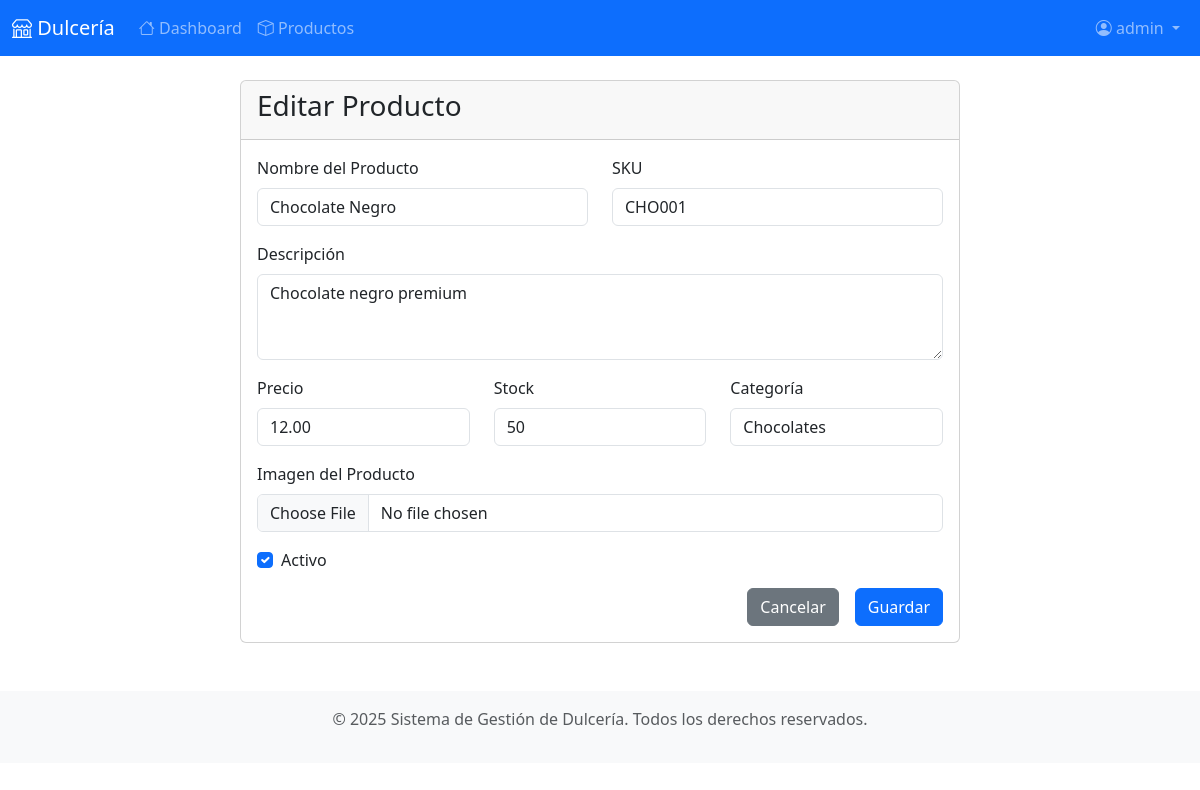
The app's page /products/edit/2/ (signed in), older data.
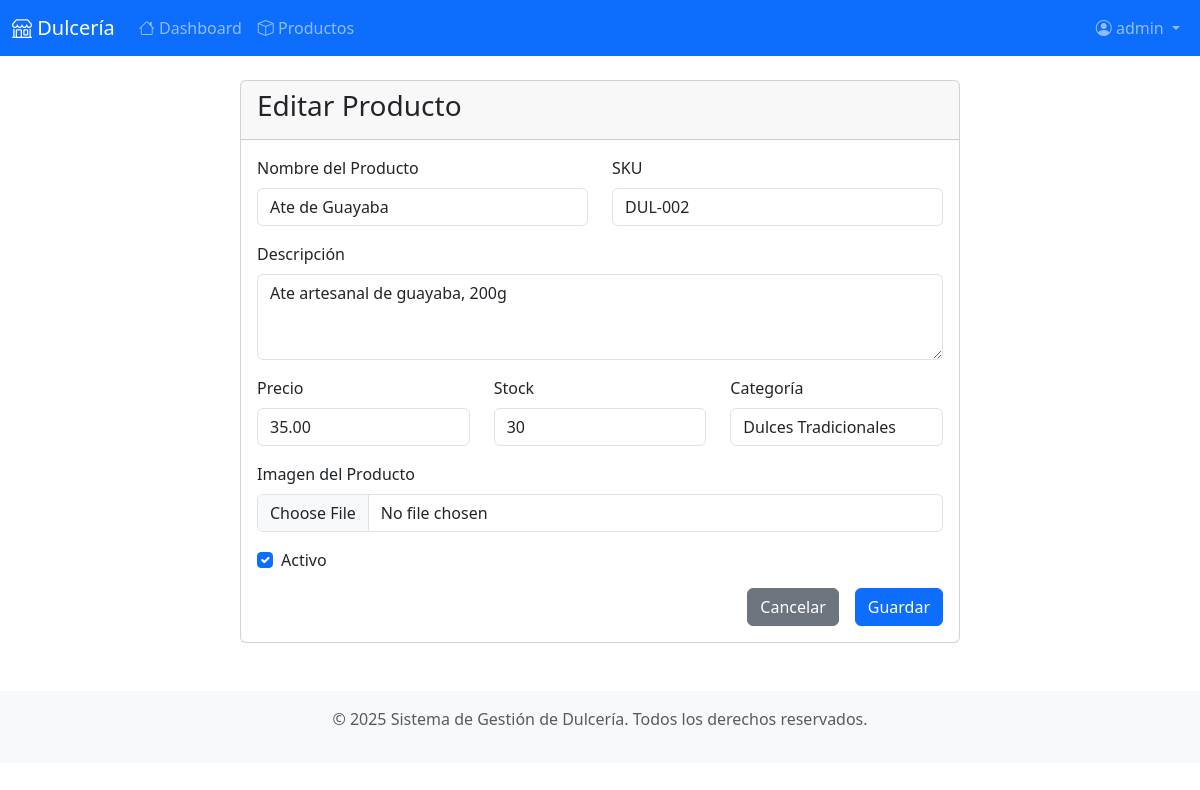
The same page, newer data.
### production/models.py (models this page shows, shortened)
class Product(models.Model):
    name = models.CharField(max_length=200, verbose_name='Nombre')
    sku = models.CharField(max_length=50, unique=True, verbose_name='SKU')
    description = models.TextField(blank=True, verbose_name='Descripción')
    price = models.DecimalField(max_digits=10, decimal_places=2, verbose_name='Precio')
    stock = models.PositiveIntegerField(default=0, verbose_name='Stock')
    is_active = models.BooleanField(default=True, verbose_name='Activo')
    imagen = models.ImageField(upload_to='productos/', null=True, blank=True, verbose_name='Imagen')
    created_at = models.DateTimeField(auto_now_add=True, verbose_name='Fecha de creación')
    updated_at = models.DateTimeField(auto_now=True, verbose_name='Fecha de actualización')
    category = models.ForeignKey(Category, on_delete=models.PROTECT, verbose_name='Categoría')
    class Meta:
        verbose_name = 'Producto'
        verbose_name_plural = 'Productos'
        ordering = ['name']

### production/views.py (the view)
# urls.py: path("products/edit/<int:pk>/", views.product_edit, name="product_edit"),
@login_required
def product_edit(request, pk):
    product = get_object_or_404(Product, pk=pk)
    if request.method == 'POST':
        form = ProductForm(request.POST, request.FILES, instance=product)  # Incluir request.FILES
        if form.is_valid():
            form.save()
            messages.success(request, 'Producto actualizado exitosamente.')
            return redirect('products_list')
    else:
        form = ProductForm(instance=product)
    context = {
        'form': form,
        'title': 'Editar Producto',
        'product': product
    }
    return render(request, "production/product_form.html", context)

### production/forms.py
class ProductForm(forms.ModelForm):
    class Meta:
        model = Product
        fields = ['name', 'sku', 'description', 'price', 'stock', 'is_active', 'imagen', 'category']
        widgets = {
            'name': forms.TextInput(attrs={'class': 'form-control'}),
            'sku': forms.TextInput(attrs={'class': 'form-control'}),
            'description': forms.Textarea(attrs={'class': 'form-control', 'rows': 3}),
            'price': forms.NumberInput(attrs={'class': 'form-control', 'step': '0.01'}),
            'stock': forms.NumberInput(attrs={'class': 'form-control'}),
            'is_active': forms.CheckboxInput(attrs={'class': 'form-check-input'}),
            'imagen': forms.FileInput(attrs={'class': 'form-control'}),
            'category': forms.Select(attrs={'class': 'form-control'}),
        }
        labels = {
            'name': 'Nombre del Producto',
            'sku': 'SKU',
            'description': 'Descripción',
            'price': 'Precio',
            'stock': 'Stock',
            'is_active': 'Activo',
            'imagen': 'Imagen del Producto',
            'category': 'Categoría',
        }

### production/models.py (called while the page is built)
    def __str__(self):
        return self.name

### templates/production/product_form.html (shortened to what this page needs)
{% extends "base.html" %}
{% load static %}
{% block content %}
<div class="container mt-4">
    <div class="row">
        <div class="col-md-8 mx-auto">
            <div class="card">
                <div class="card-header">
                    <h3 class="card-title">{{ title }}</h3>
                </div>
                <div class="card-body">
                    <form method="post" enctype="multipart/form-data">
                        <div class="row">
                            <div class="col-md-6">
                                <div class="mb-3">
                                    <label for="{{ form.name.id_for_label }}" class="form-label">{{ form.name.label }}</label>
                                    {{ form.name }}
                                </div>
                            </div>
                            <div class="col-md-6">
                                <div class="mb-3">
                                    <label for="{{ form.sku.id_for_label }}" class="form-label">{{ form.sku.label }}</label>
                                    {{ form.sku }}
                                </div>
                            </div>
                        </div>
                        <div class="mb-3">
                            <label for="{{ form.description.id_for_label }}" class="form-label">{{ form.description.label }}</label>
                            {{ form.description }}
                        </div>
                        <div class="row">
                            <div class="col-md-4">
                                <div class="mb-3">
                                    <label for="{{ form.price.id_for_label }}" class="form-label">{{ form.price.label }}</label>
                                    {{ form.price }}
                                </div>
                            </div>
                            <div class="col-md-4">
                                <div class="mb-3">
                                    <label for="{{ form.stock.id_for_label }}" class="form-label">{{ form.stock.label }}</label>
                                    {{ form.stock }}
                                </div>
                            </div>
                            <div class="col-md-4">
                                <div class="mb-3">
                                    <label for="{{ form.category.id_for_label }}" class="form-label">{{ form.category.label }}</label>
                                    {{ form.category }}
                                </div>
                            </div>
                        </div>
                        <div class="mb-3">
                            <label for="{{ form.imagen.id_for_label }}" class="form-label">{{ form.imagen.label }}</label>
                            {{ form.imagen }}
                        </div>
                        <div class="mb-3">
                            <div class="form-check">
                                {{ form.is_active }}
                                <label class="form-check-label" for="{{ form.is_active.id_for_label }}">
                                    {{ form.is_active.label }}
                                </label>
                            </div>
                        </div>
                        <div class="d-grid gap-2 d-md-flex justify-content-md-end">
                            <a href="{% url 'products_list' %}" class="btn btn-secondary me-md-2">Cancelar</a>
                            <button type="submit" class="btn btn-primary">Guardar</button>
                        </div>
                    </form>
                </div>
            </div>
        </div>
    </div>
</div>
{% endblock %}

Row changes from the older to the newer data that the page shows:
changed Product: name "Chocolate Negro" → "Ate de Guayaba"; sku "CHO001" → "DUL-002"; description "Chocolate negro premium" → "Ate artesanal de guayaba, 200g"; price "12.00" → "35.00"; stock "50" → "30"; category "Chocolates" → "Dulces Tradicionales"
